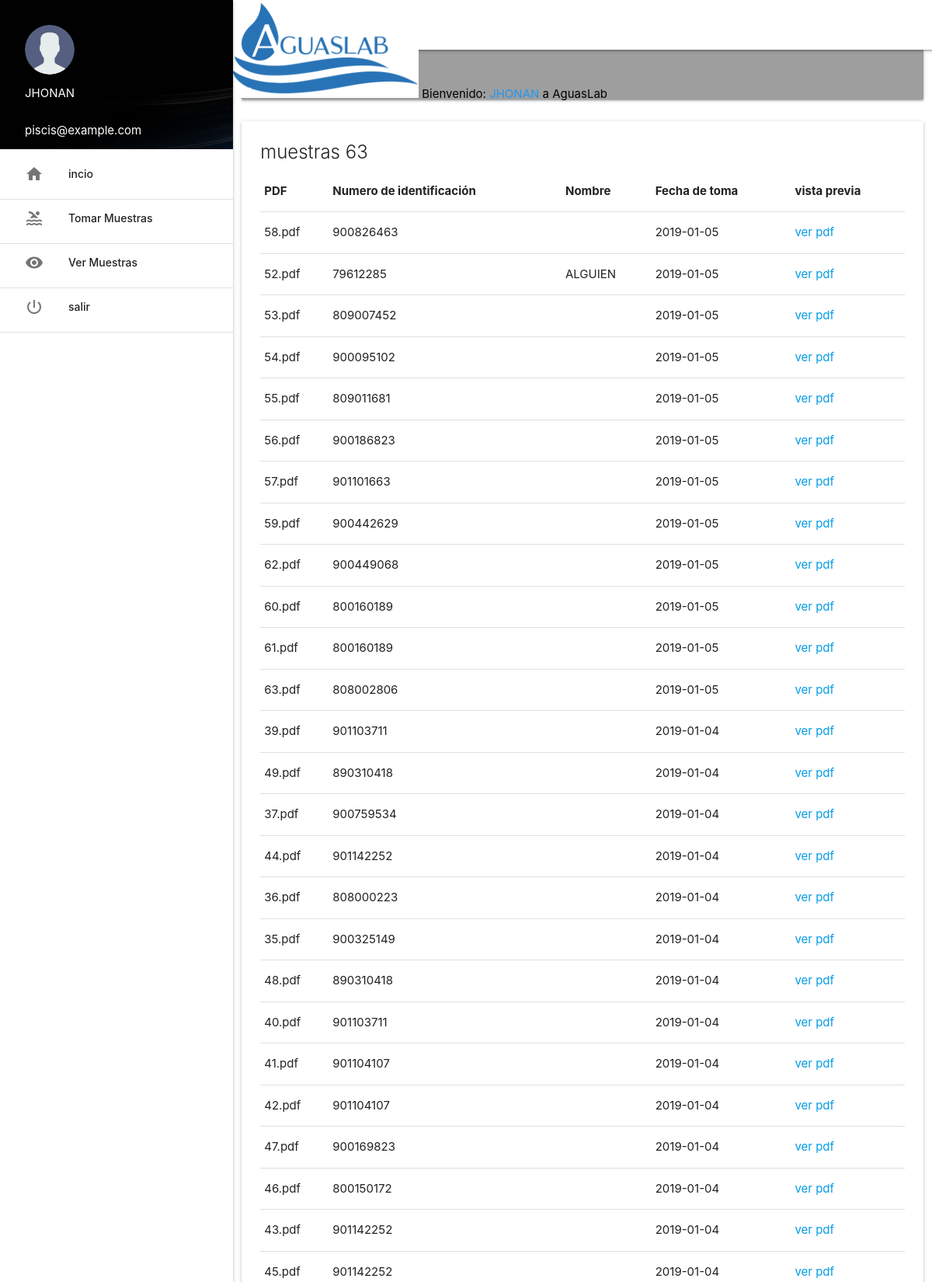
The page /aguaslab/plataforma/analisis/index.php (signed in, upper part) on the database its author committed.
### tables this page shows
CREATE TABLE `muestras` (
  `pdf` varchar(255) NOT NULL,
  `nit` varchar(15) DEFAULT NULL,
  `ftoma` date DEFAULT NULL,
  `fechaHoraSubida` timestamp NULL DEFAULT CURRENT_TIMESTAMP
);

CREATE TABLE `usuario` (
  `id` int(3) NOT NULL,
  `nick` varchar(15) NOT NULL,
  `pass` varchar(100) NOT NULL,
  `nombre` varchar(100) NOT NULL,
  `correo` varchar(100) NOT NULL,
  `nivel` varchar(20) NOT NULL,
  `bloqueo` int(1) NOT NULL,
  `foto` varchar(50) NOT NULL
);

### aguaslab/plataforma/analisis/index.php (the view)
<?php include('../extend/header.php');
include('../extend/permiso.php'); ?>
<div class="row">
	<div class="col s12">
		<nav class="grey">
			<div class="nav-wrapper">
				<div class="input-field">
					<input type="search" id="buscar">
					<label for="buscar"><i class="material-icons">search</i></label>
					<i class="material-icons">close</i>
				</div>
			</div>
		</nav>
	</div>
</div>
<?php
$sel = $con->query("SELECT pdf, nit, ftoma,usuario.nombre FROM usuario RIGHT JOIN muestras ON usuario.nick = muestras.nit ORDER BY ftoma DESC");
$row = mysqli_num_rows($sel);
 ?>
<div class="row">
	<div class="col s12">
		<div class="card">
			<div class="card-content">
				<span class="card-title">muestras <?php echo $row; ?></span>
				<table>
					<thead>
						<tr class="cabecera">
							<th>PDF</th>
							<th>Numero de identificación</th>
							<th>Nombre</th>
							<th>Fecha de toma</th>
							<th>vista previa</th>
						</tr>
					</thead>
					<?php while($f = $sel->fetch_assoc()){ ?>
						<tr>
							<td><?php echo $f['pdf']; ?></td>
							<td><?php echo $f['nit']; ?></td>
							<td><?php echo $f['nombre']; ?></td>
							<td><?php echo $f['ftoma']; ?></td>
							<td><a target="_blank" href="../muestras/<?php echo $f['pdf'];?>">ver pdf</a></td>
						</tr>
					<?php } ?>
				</table>
			</div>
		</div>
	</div>
</div>
<?php include('../extend/scripts.php') ?>

### rows shown on the page
muestras: pdf "58.pdf", nit "900826463", ftoma "2019-01-05"
usuario: muestras.pdf "52.pdf", muestras.nit "79612285", nombre "ALGUIEN", muestras.ftoma "2019-01-05"
muestras: pdf "53.pdf", nit "809007452", ftoma "2019-01-05"
muestras: pdf "54.pdf", nit "900095102", ftoma "2019-01-05"
muestras: pdf "55.pdf", nit "809011681", ftoma "2019-01-05"
muestras: pdf "56.pdf", nit "900186823", ftoma "2019-01-05"
muestras: pdf "57.pdf", nit "901101663", ftoma "2019-01-05"
muestras: pdf "59.pdf", nit "900442629", ftoma "2019-01-05"
muestras: pdf "62.pdf", nit "900449068", ftoma "2019-01-05"
muestras: pdf "60.pdf", nit "800160189", ftoma "2019-01-05"
muestras: pdf "61.pdf", nit "800160189", ftoma "2019-01-05"
muestras: pdf "63.pdf", nit "808002806", ftoma "2019-01-05"
muestras: pdf "39.pdf", nit "901103711", ftoma "2019-01-04"
muestras: pdf "49.pdf", nit "890310418", ftoma "2019-01-04"
muestras: pdf "37.pdf", nit "900759534", ftoma "2019-01-04"
muestras: pdf "44.pdf", nit "901142252", ftoma "2019-01-04"
muestras: pdf "36.pdf", nit "808000223", ftoma "2019-01-04"
muestras: pdf "35.pdf", nit "900325149", ftoma "2019-01-04"
muestras: pdf "48.pdf", nit "890310418", ftoma "2019-01-04"
muestras: pdf "40.pdf", nit "901103711", ftoma "2019-01-04"
muestras: pdf "41.pdf", nit "901104107", ftoma "2019-01-04"
muestras: pdf "42.pdf", nit "901104107", ftoma "2019-01-04"
muestras: pdf "47.pdf", nit "900169823", ftoma "2019-01-04"
muestras: pdf "46.pdf", nit "800150172", ftoma "2019-01-04"
muestras: pdf "43.pdf", nit "901142252", ftoma "2019-01-04"
muestras: pdf "45.pdf", nit "901142252", ftoma "2019-01-04"

### other values the page prints
$_SESSION['nombre'] "JHONAN"
$_SESSION['correo'] "piscis@example.com"
$row "63"
